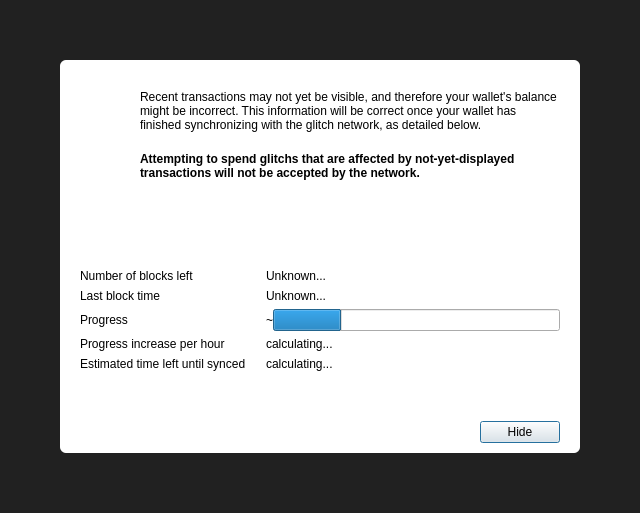
<?xml version="1.0" encoding="UTF-8"?>
<ui version="4.0">
 <class>ModalOverlay</class>
 <widget class="ModalOverlay" name="ModalOverlay">
  <property name="geometry">
   <rect>
    <x>0</x>
    <y>0</y>
    <width>640</width>
    <height>513</height>
   </rect>
  </property>
  <property name="windowTitle">
   <string>Form</string>
  </property>
  <layout class="QVBoxLayout" name="verticalLayout" stretch="0">
   <property name="sizeConstraint">
    <enum>QLayout::SetDefaultConstraint</enum>
   </property>
   <property name="leftMargin">
    <number>0</number>
   </property>
   <property name="topMargin">
    <number>0</number>
   </property>
   <property name="rightMargin">
    <number>0</number>
   </property>
   <property name="bottomMargin">
    <number>0</number>
   </property>
   <item>
    <widget class="QWidget" name="bgWidget" native="true">
     <property name="styleSheet">
      <string notr="true">#bgWidget { background: rgba(0,0,0,220); }</string>
     </property>
     <layout class="QVBoxLayout" name="verticalLayoutMain" stretch="0">
      <property name="leftMargin">
       <number>60</number>
      </property>
      <property name="topMargin">
       <number>60</number>
      </property>
      <property name="rightMargin">
       <number>60</number>
      </property>
      <property name="bottomMargin">
       <number>60</number>
      </property>
      <item>
       <widget class="QWidget" name="contentWidget" native="true">
        <property name="styleSheet">
         <string notr="true">#contentWidget { background: white; border-radius: 6px; }</string>
        </property>
        <layout class="QVBoxLayout" name="verticalLayout_3" stretch="1,0,0">
         <property name="spacing">
          <number>0</number>
         </property>
         <property name="leftMargin">
          <number>20</number>
         </property>
         <property name="topMargin">
          <number>10</number>
         </property>
         <property name="rightMargin">
          <number>20</number>
         </property>
         <property name="bottomMargin">
          <number>10</number>
         </property>
         <item>
          <widget class="QStackedWidget" name="stackedWidget">
           <property name="currentIndex">
            <number>0</number>
           </property>
           <widget class="QWidget" name="page">
            <layout class="QVBoxLayout" name="verticalLayout_2">
             <property name="spacing">
              <number>0</number>
             </property>
             <property name="leftMargin">
              <number>0</number>
             </property>
             <property name="topMargin">
              <number>0</number>
             </property>
             <property name="rightMargin">
              <number>0</number>
             </property>
             <property name="bottomMargin">
              <number>0</number>
             </property>
             <item>
              <layout class="QHBoxLayout" name="horizontalLayoutIconText" stretch="0,1">
               <property name="spacing">
                <number>20</number>
               </property>
               <property name="topMargin">
                <number>20</number>
               </property>
               <item>
                <layout class="QVBoxLayout" name="verticalLayoutIcon">
                 <item>
                  <widget class="QPushButton" name="warningIcon">
                   <property name="enabled">
                    <bool>false</bool>
                   </property>
                   <property name="text">
                    <string/>
                   </property>
                   <property name="icon">
                    <iconset>
                     <normaloff>:/icons/warning</normaloff>
                     <disabledoff>:/icons/warning</disabledoff>:/icons/warning</iconset>
                   </property>
                   <property name="iconSize">
                    <size>
                     <width>48</width>
                     <height>48</height>
                    </size>
                   </property>
                   <property name="flat">
                    <bool>true</bool>
                   </property>
                  </widget>
                 </item>
                 <item>
                  <spacer name="verticalSpacerWarningIcon">
                   <property name="orientation">
                    <enum>Qt::Vertical</enum>
                   </property>
                   <property name="sizeHint" stdset="0">
                    <size>
                     <width>20</width>
                     <height>40</height>
                    </size>
                   </property>
                  </spacer>
                 </item>
                </layout>
               </item>
               <item>
                <layout class="QVBoxLayout" name="verticalLayoutInfoText">
                 <property name="leftMargin">
                  <number>0</number>
                 </property>
                 <property name="topMargin">
                  <number>0</number>
                 </property>
                 <item>
                  <widget class="QLabel" name="infoText">
                   <property name="text">
                    <string>Recent transactions may not yet be visible, and therefore your wallet's balance might be incorrect. This information will be correct once your wallet has finished synchronizing with the glitch network, as detailed below.</string>
                   </property>
                   <property name="textFormat">
                    <enum>Qt::RichText</enum>
                   </property>
                   <property name="wordWrap">
                    <bool>true</bool>
                   </property>
                  </widget>
                 </item>
                 <item>
                  <widget class="QLabel" name="infoTextStrong">
                   <property name="font">
                    <font>
                     <weight>75</weight>
                     <bold>true</bold>
                    </font>
                   </property>
                   <property name="text">
                    <string>Attempting to spend glitchs that are affected by not-yet-displayed transactions will not be accepted by the network.</string>
                   </property>
                   <property name="textFormat">
                    <enum>Qt::RichText</enum>
                   </property>
                   <property name="wordWrap">
                    <bool>true</bool>
                   </property>
                  </widget>
                 </item>
                 <item>
                  <spacer name="verticalSpacerInTextSpace">
                   <property name="orientation">
                    <enum>Qt::Vertical</enum>
                   </property>
                   <property name="sizeHint" stdset="0">
                    <size>
                     <width>20</width>
                     <height>40</height>
                    </size>
                   </property>
                  </spacer>
                 </item>
                </layout>
               </item>
              </layout>
             </item>
             <item>
              <layout class="QFormLayout" name="formLayout">
               <property name="fieldGrowthPolicy">
                <enum>QFormLayout::ExpandingFieldsGrow</enum>
               </property>
               <property name="horizontalSpacing">
                <number>20</number>
               </property>
               <property name="verticalSpacing">
                <number>6</number>
               </property>
               <property name="topMargin">
                <number>10</number>
               </property>
               <item row="0" column="0">
                <widget class="QLabel" name="labelNumberOfBlocksLeft">
                 <property name="font">
                  <font>
                   <weight>50</weight>
                   <bold>false</bold>
                  </font>
                 </property>
                 <property name="text">
                  <string>Number of blocks left</string>
                 </property>
                </widget>
               </item>
               <item row="0" column="1">
                <widget class="QLabel" name="numberOfBlocksLeft">
                 <property name="sizePolicy">
                  <sizepolicy hsizetype="Expanding" vsizetype="Preferred">
                   <horstretch>0</horstretch>
                   <verstretch>0</verstretch>
                  </sizepolicy>
                 </property>
                 <property name="text">
                  <string>Unknown...</string>
                 </property>
                </widget>
               </item>
               <item row="1" column="0">
                <widget class="QLabel" name="labelLastBlockTime">
                 <property name="font">
                  <font>
                   <weight>50</weight>
                   <bold>false</bold>
                  </font>
                 </property>
                 <property name="text">
                  <string>Last block time</string>
                 </property>
                </widget>
               </item>
               <item row="1" column="1">
                <widget class="QLabel" name="newestBlockDate">
                 <property name="sizePolicy">
                  <sizepolicy hsizetype="Expanding" vsizetype="Preferred">
                   <horstretch>0</horstretch>
                   <verstretch>0</verstretch>
                  </sizepolicy>
                 </property>
                 <property name="text">
                  <string>Unknown...</string>
                 </property>
                </widget>
               </item>
               <item row="2" column="0">
                <widget class="QLabel" name="labelSyncDone">
                 <property name="font">
                  <font>
                   <weight>50</weight>
                   <bold>false</bold>
                  </font>
                 </property>
                 <property name="text">
                  <string>Progress</string>
                 </property>
                </widget>
               </item>
               <item row="2" column="1">
                <layout class="QHBoxLayout" name="horizontalLayoutSync" stretch="0,1">
                 <item>
                  <widget class="QLabel" name="percentageProgress">
                   <property name="text">
                    <string notr="true">~</string>
                   </property>
                  </widget>
                 </item>
                 <item>
                  <widget class="QProgressBar" name="progressBar">
                   <property name="value">
                    <number>24</number>
                   </property>
                   <property name="format">
                    <string/>
                   </property>
                  </widget>
                 </item>
                </layout>
               </item>
               <item row="4" column="0">
                <widget class="QLabel" name="labelProgressIncrease">
                 <property name="font">
                  <font>
                   <weight>50</weight>
                   <bold>false</bold>
                  </font>
                 </property>
                 <property name="text">
                  <string>Progress increase per hour</string>
                 </property>
                </widget>
               </item>
               <item row="4" column="1">
                <widget class="QLabel" name="progressIncreasePerH">
                 <property name="sizePolicy">
                  <sizepolicy hsizetype="Expanding" vsizetype="Preferred">
                   <horstretch>0</horstretch>
                   <verstretch>0</verstretch>
                  </sizepolicy>
                 </property>
                 <property name="text">
                  <string>calculating...</string>
                 </property>
                </widget>
               </item>
               <item row="5" column="0">
                <widget class="QLabel" name="labelEstimatedTimeLeft">
                 <property name="font">
                  <font>
                   <weight>50</weight>
                   <bold>false</bold>
                  </font>
                 </property>
                 <property name="text">
                  <string>Estimated time left until synced</string>
                 </property>
                </widget>
               </item>
               <item row="5" column="1">
                <widget class="QLabel" name="expectedTimeLeft">
                 <property name="sizePolicy">
                  <sizepolicy hsizetype="Expanding" vsizetype="Preferred">
                   <horstretch>0</horstretch>
                   <verstretch>0</verstretch>
                  </sizepolicy>
                 </property>
                 <property name="text">
                  <string>calculating...</string>
                 </property>
                </widget>
               </item>
              </layout>
             </item>
            </layout>
           </widget>
           <widget class="QWidget" name="page_2">
            <layout class="QVBoxLayout" name="verticalLayout_4">
             <property name="spacing">
              <number>15</number>
             </property>
             <property name="topMargin">
              <number>40</number>
             </property>
             <property name="bottomMargin">
              <number>40</number>
             </property>
             <item>
              <layout class="QHBoxLayout" name="horizontalLayout_2">
               <item>
                <spacer name="horizontalSpacer_4">
                 <property name="orientation">
                  <enum>Qt::Horizontal</enum>
                 </property>
                 <property name="sizeHint" stdset="0">
                  <size>
                   <width>40</width>
                   <height>20</height>
                  </size>
                 </property>
                </spacer>
               </item>
               <item>
                <widget class="QPushButton" name="warningIconBackup">
                 <property name="enabled">
                  <bool>false</bool>
                 </property>
                 <property name="text">
                  <string/>
                 </property>
                 <property name="icon">
                  <iconset>
                   <normaloff>:/styles/app-icons/message_warning</normaloff>
                   <disabledoff>:/styles/app-icons/message_warning</disabledoff>:/styles/app-icons/message_warning</iconset>
                 </property>
                 <property name="iconSize">
                  <size>
                   <width>120</width>
                   <height>120</height>
                  </size>
                 </property>
                 <property name="flat">
                  <bool>true</bool>
                 </property>
                </widget>
               </item>
               <item>
                <spacer name="horizontalSpacer_5">
                 <property name="orientation">
                  <enum>Qt::Horizontal</enum>
                 </property>
                 <property name="sizeHint" stdset="0">
                  <size>
                   <width>40</width>
                   <height>20</height>
                  </size>
                 </property>
                </spacer>
               </item>
              </layout>
             </item>
             <item>
              <widget class="QLabel" name="labelNote">
               <property name="text">
                <string>IMPORTANT NOTE!</string>
               </property>
               <property name="alignment">
                <set>Qt::AlignCenter</set>
               </property>
              </widget>
             </item>
             <item>
              <widget class="QLabel" name="labelMessage">
               <property name="text">
                <string>Making a backup of your wallet helps ensure you can always maintain access to your funds. Please backup your wallet in order to avoid losing funds.</string>
               </property>
               <property name="alignment">
                <set>Qt::AlignCenter</set>
               </property>
               <property name="wordWrap">
                <bool>true</bool>
               </property>
              </widget>
             </item>
             <item>
              <spacer name="verticalSpacer">
               <property name="orientation">
                <enum>Qt::Vertical</enum>
               </property>
               <property name="sizeType">
                <enum>QSizePolicy::Expanding</enum>
               </property>
               <property name="sizeHint" stdset="0">
                <size>
                 <width>20</width>
                 <height>40</height>
                </size>
               </property>
              </spacer>
             </item>
             <item>
              <layout class="QHBoxLayout" name="horizontalLayout">
               <item>
                <spacer name="horizontalSpacer_2">
                 <property name="orientation">
                  <enum>Qt::Horizontal</enum>
                 </property>
                 <property name="sizeHint" stdset="0">
                  <size>
                   <width>40</width>
                   <height>20</height>
                  </size>
                 </property>
                </spacer>
               </item>
               <item>
                <widget class="QPushButton" name="walletBackupButton">
                 <property name="text">
                  <string>Wallet backup</string>
                 </property>
                </widget>
               </item>
               <item>
                <spacer name="horizontalSpacer_3">
                 <property name="orientation">
                  <enum>Qt::Horizontal</enum>
                 </property>
                 <property name="sizeHint" stdset="0">
                  <size>
                   <width>40</width>
                   <height>20</height>
                  </size>
                 </property>
                </spacer>
               </item>
              </layout>
             </item>
            </layout>
           </widget>
          </widget>
         </item>
         <item>
          <spacer name="verticalSpacerAfterText">
           <property name="orientation">
            <enum>Qt::Vertical</enum>
           </property>
           <property name="sizeHint" stdset="0">
            <size>
             <width>20</width>
             <height>40</height>
            </size>
           </property>
          </spacer>
         </item>
         <item>
          <layout class="QHBoxLayout" name="horizontalLayoutButtons">
           <property name="leftMargin">
            <number>10</number>
           </property>
           <property name="topMargin">
            <number>10</number>
           </property>
           <item>
            <spacer name="horizontalSpacer">
             <property name="orientation">
              <enum>Qt::Horizontal</enum>
             </property>
             <property name="sizeHint" stdset="0">
              <size>
               <width>40</width>
               <height>20</height>
              </size>
             </property>
            </spacer>
           </item>
           <item>
            <widget class="QPushButton" name="closeButton">
             <property name="text">
              <string>Hide</string>
             </property>
             <property name="focusPolicy">
              <enum>Qt::StrongFocus</enum>
             </property>
             <property name="default">
              <bool>true</bool>
             </property>
            </widget>
           </item>
          </layout>
         </item>
        </layout>
       </widget>
      </item>
     </layout>
    </widget>
   </item>
  </layout>
 </widget>
 <customwidgets>
  <customwidget>
   <class>ModalOverlay</class>
   <extends>QWidget</extends>
   <header>qt/modaloverlay.h</header>
   <container>1</container>
  </customwidget>
 </customwidgets>
 <resources/>
 <connections/>
</ui>
